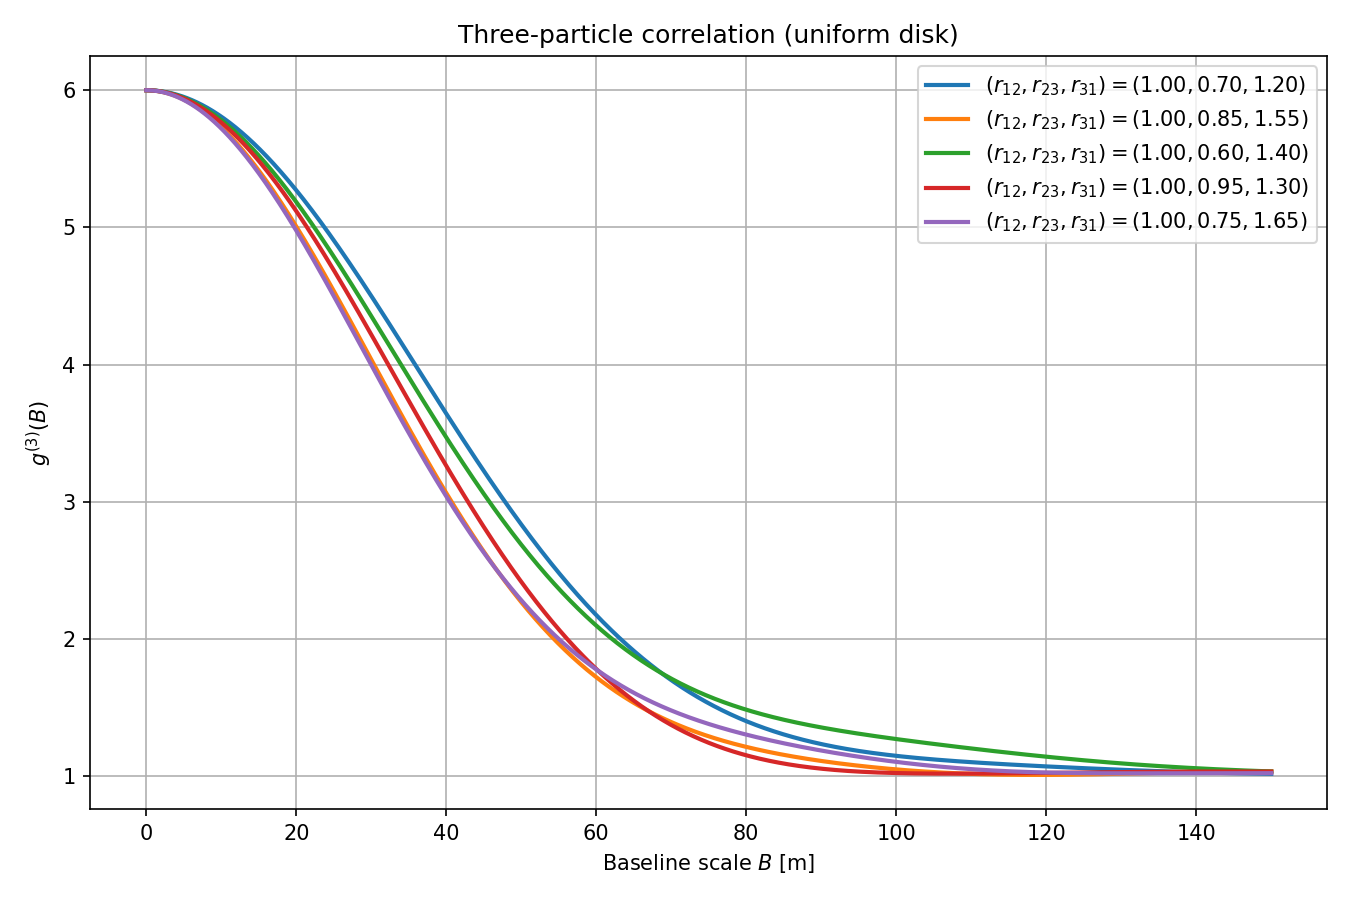

Write Python code to recreate this figure.
import numpy as np
import matplotlib.pyplot as plt
from scipy.special import j1

lam = 416e-9
theta_mas = 1.0
theta = theta_mas * 1e-3 * (np.pi / 648000.0)  

B = np.linspace(0.0, 150.0, 2000)  

def gamma_ud(Bm):
    Bm = np.asarray(Bm, dtype=float)
    x = np.pi * theta * Bm / lam
    g = np.ones_like(x)
    m = (x != 0)
    g[m] = 2.0 * j1(x[m]) / x[m]
    return g


shapes = [
    (1.00, 0.70, 1.20),
    (1.00, 0.85, 1.55),
    (1.00, 0.60, 1.40),
    (1.00, 0.95, 1.30),
    (1.00, 0.75, 1.65),
]


plt.figure(figsize=(9, 6))

for r12, r23, r31 in shapes:
    B12 = r12 * B
    B23 = r23 * B
    B31 = r31 * B

    g12 = gamma_ud(B12)
    g23 = gamma_ud(B23)
    g31 = gamma_ud(B31)

    g3 = 1.0 + g12**2 + g23**2 + g31**2 + 2.0 * g12 * g23 * g31

    plt.plot(B, g3, lw=2, label=rf"$(r_{{12}},r_{{23}},r_{{31}})=({r12:.2f},{r23:.2f},{r31:.2f})$")

plt.xlabel("Baseline scale $B$ [m]")
plt.ylabel(r"$g^{(3)}(B)$")
plt.title("Three-particle correlation (uniform disk)")
plt.grid(True)
plt.legend()
plt.tight_layout()
plt.savefig("triangle_corr_sweep.png", dpi=150)
plt.show()
